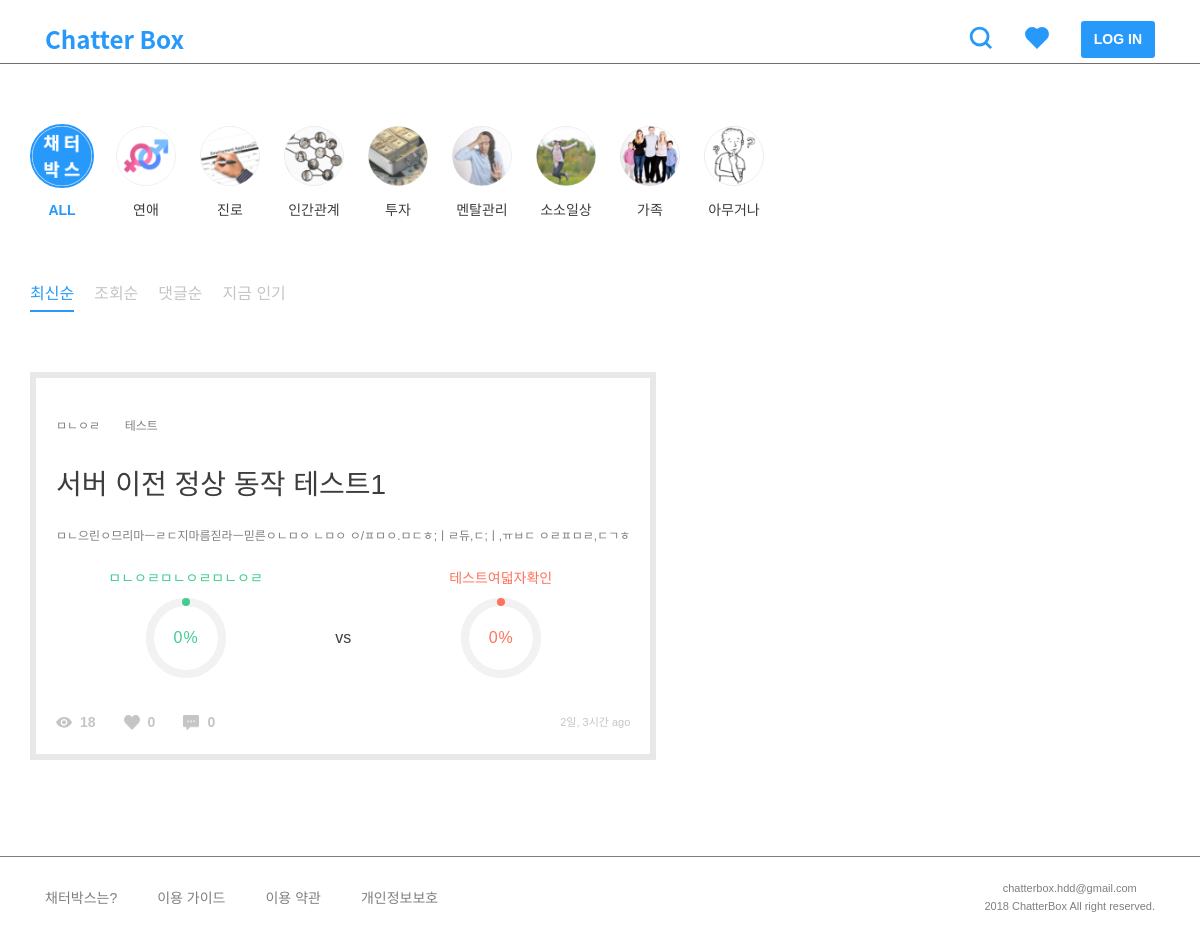
Page /post/ on the committed database.
### post/models.py (models this page shows, shortened)
class Category(models.Model):
    name = models.CharField(max_length=200)
    slug = models.SlugField()
    parent = models.ForeignKey(
        'self', blank=True, null=True, related_name='children')
    class Meta:
        unique_together = ('slug', 'parent',)
        verbose_name_plural = "categories"  # categories under a parent with same slug

class TimeStampedModel(models.Model):
    created_at = models.DateTimeField(auto_now_add=True, null=True)
    updated_at = models.DateTimeField(auto_now=True, null=True)
    class Meta():
        abstract = True

class Post(TimeStampedModel):
    author = models.ForeignKey(settings.AUTH_USER_MODEL)
    category = models.ForeignKey('Category')
    title = models.CharField(max_length=160, null=True)
    background = models.TextField()
    background_image1 = models.ImageField(
        upload_to='post', blank=True, null=True)
    background_image2 = models.ImageField(
        upload_to='post', blank=True, null=True)
    background_image3 = models.ImageField(
        upload_to='post', blank=True, null=True)
    background_image4 = models.ImageField(
        upload_to='post', blank=True, null=True)
    background_image5 = models.ImageField(
        upload_to='post', blank=True, null=True)
    tag = TagField()
    view_count = models.PositiveSmallIntegerField(default=0)
    share_count = models.PositiveSmallIntegerField(default=0)
    pro_title = models.CharField(max_length=160, null=True)
    con_title = models.CharField(max_length=160, null=True)
    @property
    def natural_time(self):
        return naturaltime(self.created_at)
    @property
    def likes_count(self):
        return self.like_users.all().count()
    @property
    def comment_count(self):
        all_count = self.comment_set.count()
        return all_count
    @property
    def pro_count(self):
        pro_sum = self.comment_set.filter(type=True).count()
        pro_comments = self.comment_set.filter(type=True)
        for comment in pro_comments:
            pro_sum = pro_sum + comment.count_comment_likes
        return pro_sum
    @property
    def con_count(self):
        con_sum = self.comment_set.filter(type=False).count()
        con_comments = self.comment_set.filter(type=False)
        for comment in con_comments:
            con_sum = con_sum + comment.count_comment_likes
        return con_sum
    @property
    def all_count(self):
        return self.pro_count + self.con_count
    @property
    def pro_percent(self):
        if not self.all_count == 0:
            result = self.pro_count / self.all_count
        else:
            result = 0
        return result
    @property
    def con_percent(self):
        if not self.all_count == 0:
            result = self.con_count / self.all_count
        else:
            result = 0
        return result
    class Meta:
        ordering = ['-created_at']

### post/views.py (the view)
def post_list(request):
    sort = request.GET.get('sort', '')
    categories = Category.objects.all()
    if sort == 'likes':
        posts = Post.objects.annotate(like_count=Count(
            'like_users')).order_by('-like_count')
    elif sort == 'vs':
        posts = Post.objects.annotate(vs_abs=Count('comment', filter=Q(comment__type=True))-Count(
            'comment', filter=Q(comment__type=False))).order_by('-vs_abs')
    elif sort == 'views':
        posts = Post.objects.all().order_by('-view_count')
    elif sort == 'comments':
        posts = Post.objects.annotate(
            count=Count('comment')).order_by('-count')
    else:
        posts = Post.objects.all().order_by('-created_at')
    context = {'posts': posts, 'categories': categories, 'sort': sort, }
    return render(request, 'post/post_list.html', context)

### post/templatetags/post_extras.py (called while the page is built)
@register.filter
def split_tags(value):
    tags = []
    split_comma = value.split(',')
    for tag in split_comma:
        split_space = tag.split(" ")
        for tag in split_space:
            if tag:
                tags.append(tag)
    return tags

### templates/post/post_list.html (shortened to what this page needs)
{% extends 'base.html' %}
{% load static %}
{% block customCSS %}
<link rel="stylesheet" href="{% static 'css/include/categories.css' %}" />
<link rel="stylesheet" href="{% static 'css/include/sorts.css' %}" />
<link rel="stylesheet" href="{% static 'css/post/post_list.css' %}" />
{% endblock %}
{% block content %}
<div class="row">
    {% include 'include/category.html' %}
    {% include 'include/sort.html' %}
</div>
<div class="row p-0">
    <div class="columns m60">
        {% for post in posts %}
        {% include 'include/post.html' %}
        {% endfor %}
    </div>
</div>
{% endblock %}

### templates/include/category.html (shortened to what this page needs)
{% load static %}
<div class="category-wrap">
    <div class="category m60" name="{{ target }}">
        <a id="all" class="category-link" href="{% url 'post:post_list' %}">
            <img class="category-icon" src="{% static '/img/categories/all.png' %}" />
            <h6>ALL</h6>
        </a>
        {% for category in categories %}
        <a id="{{ category.slug }}" class="category-link" href="/post/category/{{ category.slug }}">
            <img class="category-icon" src="/static/img/categories/{{ category.slug }}.png" />
            <h6>{{ category.name }}</h6>
        </a>
        {% endfor %}
    </div>
</div>

### templates/include/post.html
{% load static %}
{% load post_extras %}
<figure id="post-{{ post.pk }}" style="width: 100%;">
    <div class="tag-list">
        {% for tag in post.tag|split_tags %}
        <span class="tag">{{ tag }}</span>
        {% endfor %}
    </div>
    <a href="{% url 'post:post_detail' post_pk=post.pk %}">
        <h3>{{ post.title }}</h3>
    </a>
    <div class="background">
        <p>{{ post.background|safe|truncatechars:160 }}</p>
    </div>
    <div class="percent-wrap">
        <div class="chart">
            <h6 class="label pro-title">{{ post.pro_title }}</h6>
            <div class="percentage pro-chart" data-percent="{% widthratio post.pro_percent 1 100 %}">
                <span class="pro-title">{% widthratio post.con_percent 1 100 %}</span><sup class="pro-title">%</sup>
            </div>
        </div>
        <h5>vs</h5>
        <div class="chart">
            <h6 class="label con-title">{{ post.con_title }}</h6>
            <div class="percentage con-chart" data-percent="{% widthratio post.con_percent 1 100 %}">
                <span class="con-title">{% widthratio post.con_percent 1 100 %}</span><sup class="con-title">%</sup>
            </div>
        </div>
    </div>
    <div class="btn-area">
        <img src="{% static '/img/icons/view.png' %}" style="margin-top: 4px;" />
        <h6>{{ post.view_count }}</h6>
        <img src="{% static '/img/icons/heart-gray.png' %}" />
        <h6>{{ post.likes_count }}</h6>
        <img src="{% static '/img/icons/comment.png' %}" />
        <h6>{{ post.comment_count }}</h6>
        <span class="ml-auto">{{ post.natural_time }}</span>
    </div>
</figure>

### static/css/style.css (style rules this page uses)
html, body, div, span, applet, object, iframe, h1, h2, h3, h4, h5, h6, p, blockquote, pre, a, abbr, acronym, address, big, cite, code, del, dfn, em, img, ins, kbd, q, s, samp, small, strike, strong, sub, sup, tt, var, b, u, i, center, dl, dt, dd, ol, ul, li, fieldset, form, label, legend, table, caption, tbody, tfoot, thead, tr, th, td, article, aside, canvas, details, embed, figure, figcaption, footer, header, hgroup, menu, nav, output, ruby, section, summary, time, mark, audio, video { margin: 0; padding: 0; border: 0; font-size: 100%; font: inherit; vertical-align: baseline; }
article, aside, details, figcaption, figure, footer, header, hgroup, menu, nav, section { display: block; }
body { display: flex; min-height: 100vh; flex-direction: column; font-family: "Noto Sans KR", sans-serif; }
a { all: unset; text-decoration: none !important; cursor: pointer; }
h3 { font-size: 28px; line-height: 42px; font-weight: 500; color: #3d3d3d; }
h5 { font-size: 16px; line-height: 24px; font-weight: 500; color: #3d3d3d; }
h6 { font-size: 14px; line-height: 24px; font-weight: 400; color: #3d3d3d; }
p { font-size: 12px; line-height: 20px; font-weight: 400; color: #7f7f7f; }
span { font-size: 11px; line-height: 18px; font-weight: 400; color: #7f7f7f; }
.tag { display: inline; margin-right: 20px; padding: 4px 10px; border: 1px solid #C3C5C7; font-size: 12px; line-height: 3; font-weight: 400; color: #7f7f7f; cursor: pointer; word-break: keep-all; }
.m60 { margin-top: 60px; margin-bottom: 60px; }

### static/css/include/categories.css (style rules this page uses)
.category-wrap { width: 100%; }
.category { display: flex; width: 100%; }
.category .category-link { margin-right: 20px; text-align: center; }
.category .category-link .category-icon { width: 64px; height: 64px; margin-bottom: 6px; border-radius: 50%; border: 2px solid #fff; }
.category .category-link.active img { border: 2px solid #2699FB; }
.category .category-link.active h6 { font-weight: 700; color: #2699FB; }

### static/css/post/post_list.css (style rules this page uses)
.columns { column-width:320px; column-gap: 36px; }
.columns figure { display: inline-block; border: 6px solid #E8E8E8; margin-bottom: 36px; }
.columns figure .tag-list { margin: 30px 20px 20px; }
.columns figure .tag-list .tag { border: 0; padding: 0; }
.columns figure img { width: 100%; }
.columns figure h3 { margin: 0 20px 20px; }
.columns figure .background { max-height: 100px; overflow: hidden; margin: 0 20px 20px; }
.columns figure .btn-area { display: flex; margin: 0 20px; padding-bottom: 20px; }
.columns figure .btn-area img { margin-top: 5px; width: 16px; height: 16px; }
.columns figure .btn-area h6 { display: inline; margin: 0 28px 0 8px; color: #C3C5C7; font-weight: 700; }
.columns figure .btn-area span { line-height: 24px; color: #C3C5C7; }
.percent-wrap { display: flex; justify-content: center; align-items: center; }
.percent-wrap .pro-title { color: #41cc90; }
.percent-wrap .con-title { color: #FF725C; }
.percent-wrap .chart { width: 50%; text-align: center; }
.percent-wrap .easyPieChart { position: relative; margin: 8px auto 32px; text-align: center; }
.percent-wrap .easyPieChart span { font-size: 16px; }
.percent-wrap .easyPieChart sup { top: 0; margin-left: 1px; }

### rows in the picture
Category: slug (picture), name "연애"
Category: slug (picture), name "진로"
Category: slug (picture), name "인간관계"
Category: slug (picture), name "투자"
Category: slug (picture), name "멘탈관리"
Category: slug (picture), name "소소일상"
Category: slug (picture), name "가족"
Category: shows a picture, name "아무거나"
Post: tag "ㅁㄴㅇㄹ" "테스트", title "서버 이전 정상 동작 테스트1", background "ㅁㄴ으린ㅇ므리마ㅡㄹㄷ지마름짇라ㅡ믿른ㅇㄴㅁㅇ ㄴㅁㅇ ㅇ/ㅍㅁㅇ.ㅁㄷㅎ;ㅣㄹ듀,ㄷ;ㅣ,ㅠㅂㄷ ㅇㄹㅍㅁㄹ,ㄷㄱㅎ", pro_title "ㅁㄴㅇㄹㅁㄴㅇㄹㅁㄴㅇㄹ", con_title "테스트여덟자확인", view_count "18", likes_count "0", comment_count "0", natural_time "2일, 3시간 ago"
